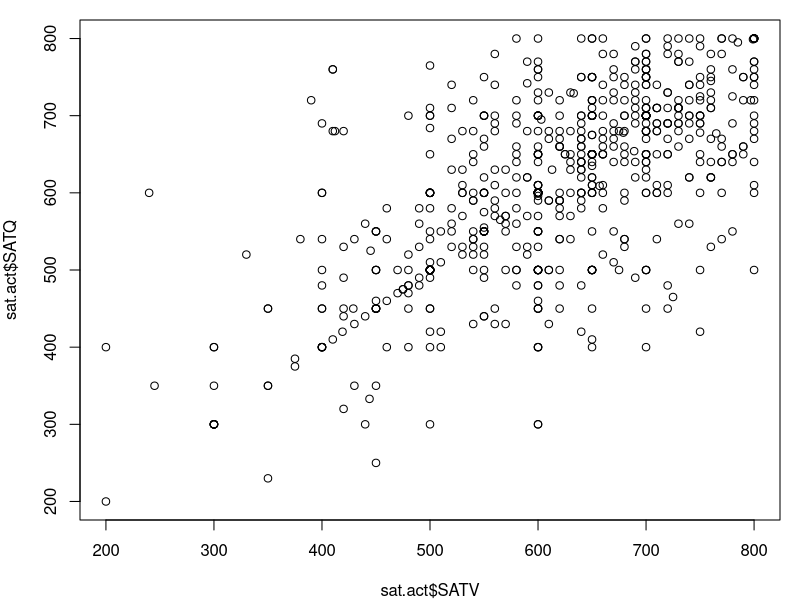
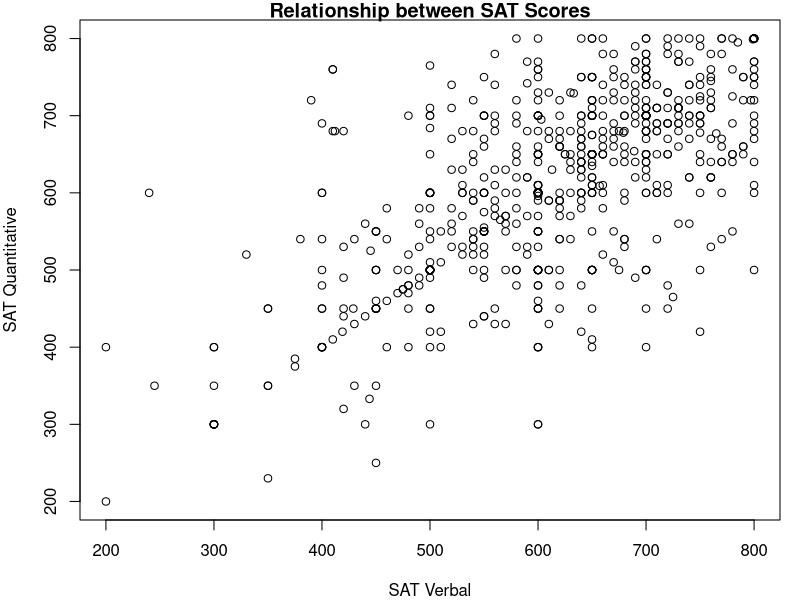
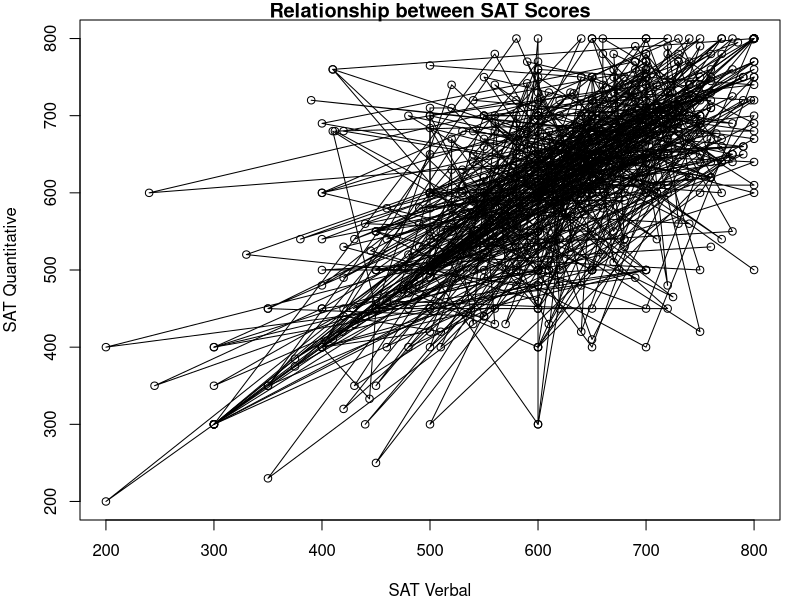
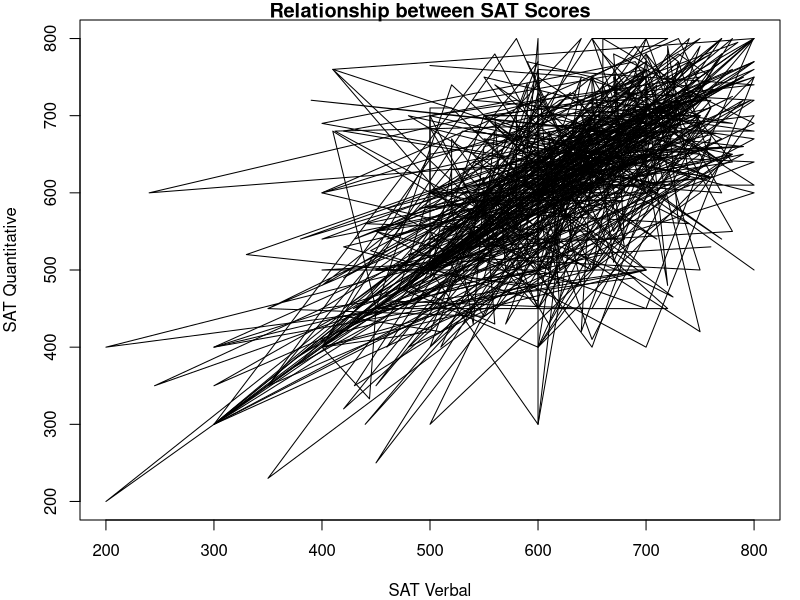
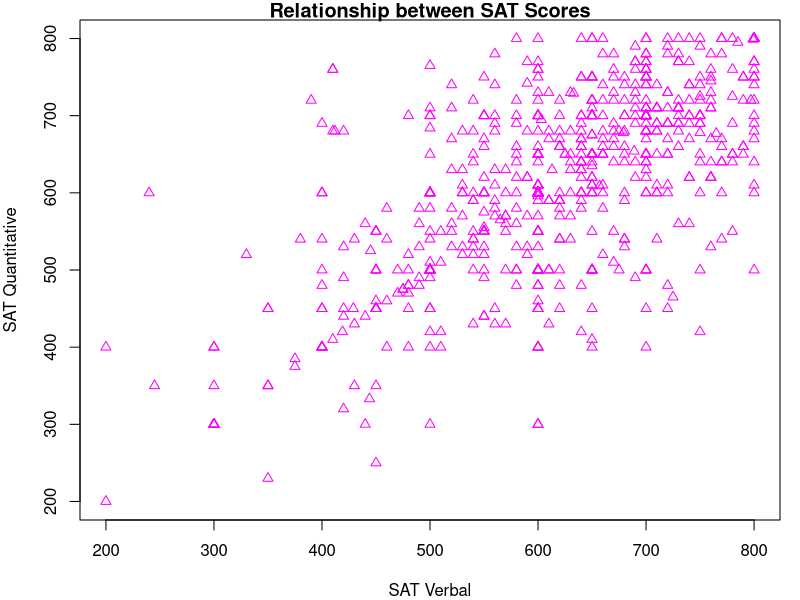
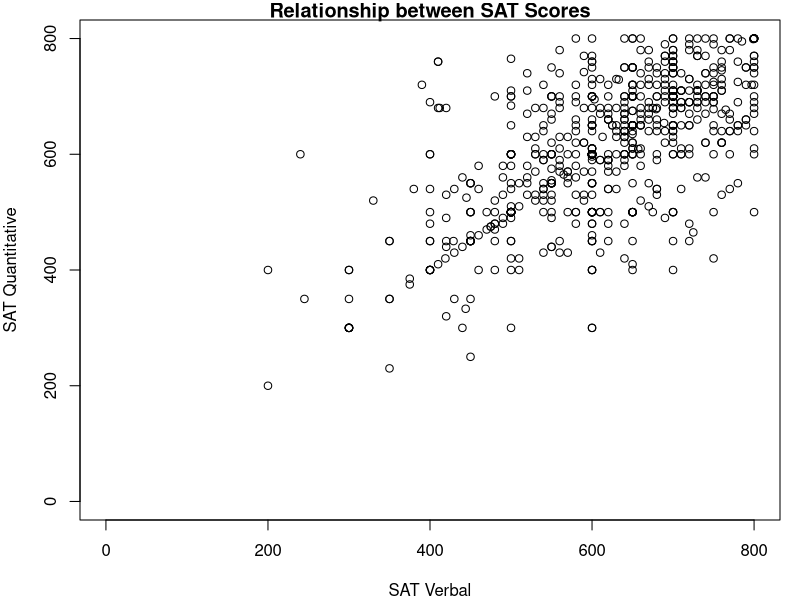
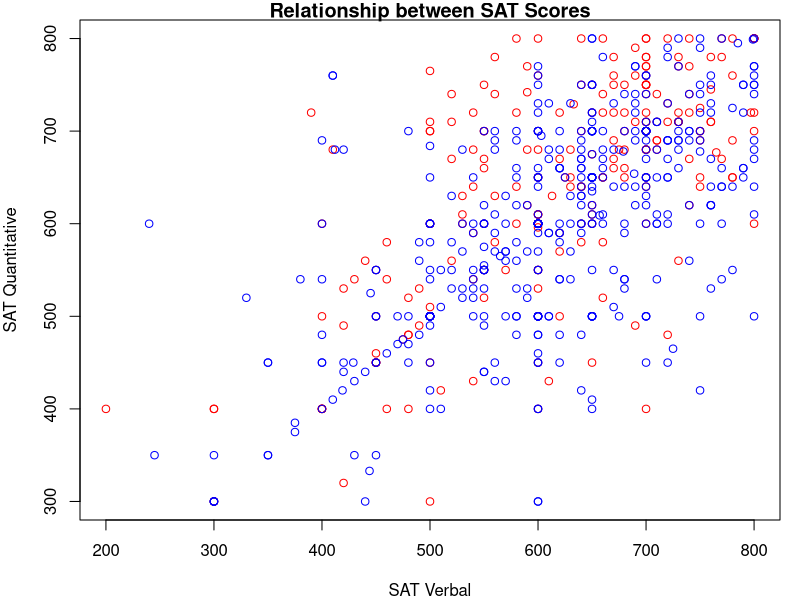
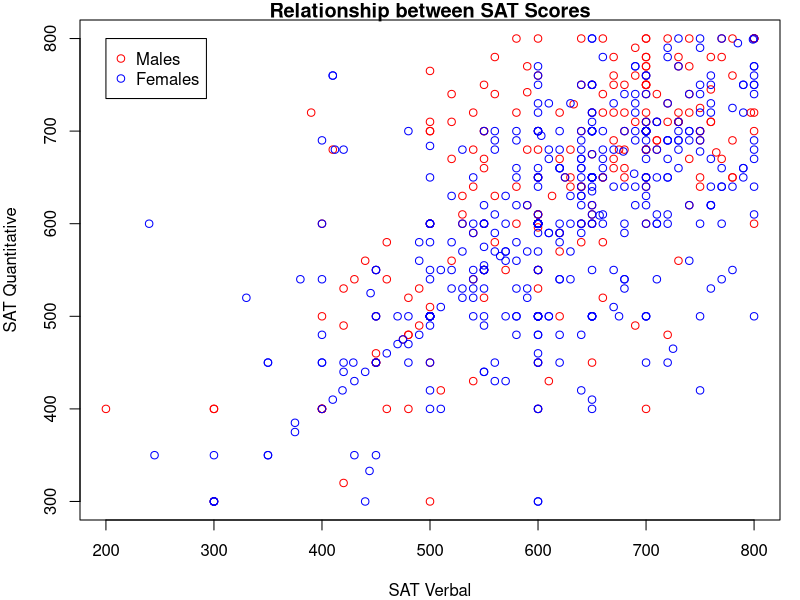

The R source for these figures, in order:
## ---- chunk 1
knitr::opts_chunk$set(fig.align = "center")
# Load libraries
library(psych)
defaults <- par(mar = c(4,4,1,1), no.readonly = TRUE)
## ---- chunk 2
summary(sat.act)
## ---- chunk 3
plot(sat.act$SATV, sat.act$SATQ) # Access the columns as vectors using $ syntax
## ---- chunk 4
plot(sat.act$SATV, sat.act$SATQ,
     xlab = "SAT Verbal", ylab = "SAT Quantitative",
     main = "Relationship between SAT Scores")
## ---- chunk 5
# Lines and points
plot(sat.act$SATV, sat.act$SATQ,
     xlab = "SAT Verbal", ylab = "SAT Quantitative",
     main = "Relationship between SAT Scores",
     type = "o")

# Just lines
plot(sat.act$SATV, sat.act$SATQ,
     xlab = "SAT Verbal", ylab = "SAT Quantitative",
     main = "Relationship between SAT Scores",
     type = "l")
## ---- chunk 6
# Lines and points
plot(sat.act$SATV, sat.act$SATQ,
     xlab = "SAT Verbal", ylab = "SAT Quantitative",
     main = "Relationship between SAT Scores",
     col="magenta", pch=2)
## ---- chunk 7
# Lines and points
plot(sat.act$SATV, sat.act$SATQ,
     xlab = "SAT Verbal", ylab = "SAT Quantitative",
     main = "Relationship between SAT Scores",
     xlim = c(0, 800),
     ylim=c(0, 800))
## ---- chunk 8
males <- sat.act[sat.act$gender == 1, ]
females <- sat.act[sat.act$gender == 2, ]
plot(males$SATV, males$SATQ,
     xlab = "SAT Verbal", ylab = "SAT Quantitative",
     main = "Relationship between SAT Scores",
     col="red")
points(females$SATV, females$SATQ, col="blue")
## ---- chunk 9
plot(males$SATV, males$SATQ,
     xlab = "SAT Verbal", ylab = "SAT Quantitative",
     main = "Relationship between SAT Scores",
     col="red")
points(females$SATV, females$SATQ, col="blue")
legend(x=200, y=800,
       legend = c("Males", "Females"),
       col = c("red", "blue"),
       pch=1)
## ---- chunk 10
regression_results <- lm(SATQ ~ SATV, data=sat.act)
plot(SATQ ~ SATV, data=sat.act,
     xlab = "SAT Verbal", ylab = "SAT Quantitative",
     main = "Relationship between SAT Scores")
abline(regression_results, lwd=2) # lwd = "line width",
## ---- chunk 11
hist(sat.act$ACT, breaks = 30)
hist(sat.act$ACT, breaks = seq(0, max(sat.act$ACT), by=2))
## ---- chunk 12
hist(sat.act$ACT, breaks = 30, freq=FALSE,
     main = "Distribution of ACT Scores",
     xlab = "ACT Score")
## ---- chunk 13
boxplot(SATV ~ education, data=sat.act,
        names=c("< High School", "High School", "Some College",
                "2 Yr. College", "4 Yr. College", "Grad. Work"),
        ylab="SAT Verbal Score", xlab="Education")
## ---- chunk 14
SATV_means <- c(mean(sat.act$SATV[sat.act$gender==1]),
                mean(sat.act$SATV[sat.act$gender==2])
                )
names(SATV_means) <- c("Males","Females")
barplot(SATV_means,
        ylim=c(0,800), ylab="Average SAT Verbal Score",
        main="SAT Verbal Scores for Males & Females"
        )
## ---- chunk 15
par(mfrow = c(2,2))
hist(sat.act$ACT, breaks = 10, main = "10 breaks")
hist(sat.act$ACT, breaks = 30, main = "30 breaks")
hist(sat.act$ACT, breaks = 50, main = "50 breaks")
hist(sat.act$ACT, breaks = 100, main = "100 breaks")
par(mfrow = c(1,1)) # Reset back to default
## ---- chunk 16
hist(rnorm(10000, mean=100, sd=15), freq=FALSE, ylim=c(0, .03), xlab='', main='IQ Scores')
points(x=seq(40, 160, .001), y=dnorm(seq(40, 160, .001), mean=100, sd=15), type='l', col='red')
## ---- chunk 17
pnorm(80, mean=100, sd=15)
## ---- chunk 18
pnorm(80, mean=100, sd=15, lower.tail=FALSE)
## ---- chunk 19
1-pnorm(80, mean=100, sd=15)
## ---- chunk 20
qnorm(.95, mean=100, sd=15)
## ---- chunk 21
qnorm(.95, mean=100, sd=15, lower.tail=FALSE)
## ---- chunk 22
rnorm(50, mean=100, sd=15)
## ---- chunk 23
IQ135_z <- (135-100)/15
IQ135_z
## ---- chunk 24
qnorm(.025)
qnorm(.975)
## ---- chunk 25
IQ135_z_prob <- 1-pnorm(IQ135_z)
## ---- chunk 26
IQ135_prob <- 1-pnorm(135, mean=100, sd=15)
## ---- chunk 27
t.test(sat.act$SATV)
## ---- chunk 28
t.test(sat.act$SATV, mu=600)
## ---- chunk 29

# Calculate difference scores
sat.act$SAT_diff <- sat.act$SATV-sat.act$SATQ

# Run a one-sample t-test
t.test(sat.act$SAT_diff)

## ---- chunk 30
t.test(sat.act$SATV, sat.act$SATQ, paired=TRUE)
## ---- chunk 31
t.test(sat.act$SATQ[sat.act$gender==1], sat.act$SATQ[sat.act$gender==2], paired=FALSE)
## ---- chunk 32

# Subset the groups
male_SATQ <- sat.act$SATQ[sat.act$gender==1]
female_SATQ <- sat.act$SATQ[sat.act$gender==2]

# Run a two-sample t-test
t.test(male_SATQ, female_SATQ, paired=FALSE)

## ---- chunk 33
aov(sat.act$SATV ~ sat.act$education)
## ---- chunk 34
educ_aov <- aov(sat.act$SATV ~ sat.act$education)
summary(educ_aov)
## ---- chunk 35
educ_aov <- aov(SATV ~ education, data=sat.act)
summary(educ_aov)
## ---- chunk 36
educ_gender_aov <- aov(SATQ ~ education + gender, data=sat.act)
summary(educ_gender_aov)
## ---- chunk 37
educ_gender_aov_int <- aov(SATQ ~ education * gender, data=sat.act)
summary(educ_gender_aov_int)
